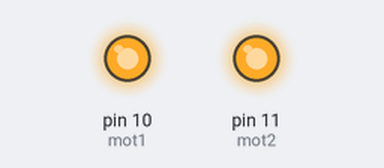
A sketch run on a simulated Arduino Uno, built with avr-gcc and run on an emulated ATmega328P. Parts: output pins drawn as LEDs (lit = HIGH).

Above: at 0.1 s.
Timing chart, 0 to 1.6 s (numbered marks = the images above):
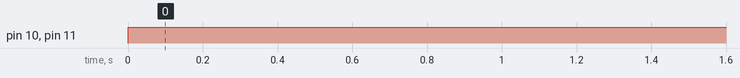

The sketch:

launcherdeneme_040123.ino
```cpp
int mot1 = 10;
int mot2 = 11;

void setup() {
  // put your setup code here, to run once:
  pinMode(mot1, OUTPUT);
  pinMode(mot2, OUTPUT);
  Serial.begin(9600);
}

void loop() {
  // 5V
  digitalWrite(mot1, 25);
  digitalWrite(mot2, 10);
  delay(100);
}
```

Measured:
- by itself, pin 10 (mot1), pin 11 (mot2): LOW → HIGH at 0.00 s
